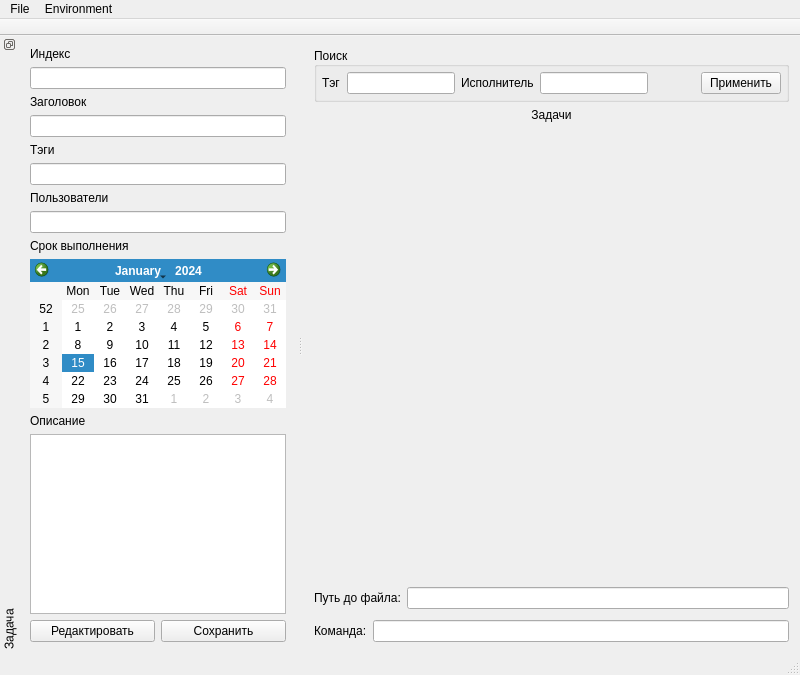
<?xml version="1.0" encoding="UTF-8"?>
<ui version="4.0">
 <class>MainWindow</class>
 <widget class="QMainWindow" name="MainWindow">
  <property name="geometry">
   <rect>
    <x>0</x>
    <y>0</y>
    <width>800</width>
    <height>675</height>
   </rect>
  </property>
  <property name="windowTitle">
   <string>TasksForge</string>
  </property>
  <widget class="QWidget" name="centralWidget">
   <layout class="QGridLayout" name="gridLayout">
    <item row="3" column="0">
     <widget class="QFrame" name="commandLineFrame">
      <property name="frameShape">
       <enum>QFrame::NoFrame</enum>
      </property>
      <property name="frameShadow">
       <enum>QFrame::Raised</enum>
      </property>
      <layout class="QHBoxLayout" name="horizontalLayout_3">
       <property name="leftMargin">
        <number>0</number>
       </property>
       <property name="topMargin">
        <number>0</number>
       </property>
       <property name="rightMargin">
        <number>0</number>
       </property>
       <property name="bottomMargin">
        <number>0</number>
       </property>
       <item>
        <widget class="QLabel" name="commandLineLabel">
         <property name="text">
          <string>Команда:</string>
         </property>
        </widget>
       </item>
       <item>
        <widget class="QLineEdit" name="commandLineLineEdit"/>
       </item>
      </layout>
     </widget>
    </item>
    <item row="2" column="0">
     <widget class="QFrame" name="filePathFrame">
      <property name="sizePolicy">
       <sizepolicy hsizetype="Preferred" vsizetype="Preferred">
        <horstretch>3</horstretch>
        <verstretch>0</verstretch>
       </sizepolicy>
      </property>
      <property name="frameShape">
       <enum>QFrame::NoFrame</enum>
      </property>
      <property name="frameShadow">
       <enum>QFrame::Raised</enum>
      </property>
      <layout class="QHBoxLayout" name="horizontalLayout">
       <property name="leftMargin">
        <number>0</number>
       </property>
       <property name="topMargin">
        <number>5</number>
       </property>
       <property name="rightMargin">
        <number>0</number>
       </property>
       <property name="bottomMargin">
        <number>5</number>
       </property>
       <item>
        <widget class="QLabel" name="filePathLabel">
         <property name="text">
          <string>Путь до файла:</string>
         </property>
        </widget>
       </item>
       <item>
        <widget class="QLineEdit" name="filePathLineEdit">
         <property name="readOnly">
          <bool>true</bool>
         </property>
        </widget>
       </item>
      </layout>
     </widget>
    </item>
    <item row="0" column="0">
     <widget class="QGroupBox" name="actionsGroupBox">
      <property name="sizePolicy">
       <sizepolicy hsizetype="Preferred" vsizetype="Preferred">
        <horstretch>3</horstretch>
        <verstretch>0</verstretch>
       </sizepolicy>
      </property>
      <property name="title">
       <string>Поиск</string>
      </property>
      <property name="alignment">
       <set>Qt::AlignLeading|Qt::AlignLeft|Qt::AlignVCenter</set>
      </property>
      <property name="flat">
       <bool>false</bool>
      </property>
      <layout class="QHBoxLayout" name="horizontalLayout_2">
       <property name="leftMargin">
        <number>5</number>
       </property>
       <property name="topMargin">
        <number>5</number>
       </property>
       <property name="rightMargin">
        <number>5</number>
       </property>
       <property name="bottomMargin">
        <number>5</number>
       </property>
       <item>
        <widget class="QLabel" name="filterByTagLabel">
         <property name="text">
          <string>Тэг</string>
         </property>
        </widget>
       </item>
       <item>
        <widget class="QLineEdit" name="filterByTagLineEdit"/>
       </item>
       <item>
        <widget class="QLabel" name="filterByUserLabel">
         <property name="text">
          <string>Исполнитель</string>
         </property>
        </widget>
       </item>
       <item>
        <widget class="QLineEdit" name="filterByUserLineEdit"/>
       </item>
       <item>
        <spacer name="horizontalSpacer">
         <property name="orientation">
          <enum>Qt::Horizontal</enum>
         </property>
         <property name="sizeHint" stdset="0">
          <size>
           <width>13</width>
           <height>20</height>
          </size>
         </property>
        </spacer>
       </item>
       <item>
        <widget class="QPushButton" name="acceptFiltersPushButton">
         <property name="text">
          <string>Применить</string>
         </property>
        </widget>
       </item>
      </layout>
     </widget>
    </item>
    <item row="1" column="0">
     <widget class="QFrame" name="taskContainerFrame">
      <property name="sizePolicy">
       <sizepolicy hsizetype="Preferred" vsizetype="Preferred">
        <horstretch>3</horstretch>
        <verstretch>0</verstretch>
       </sizepolicy>
      </property>
      <property name="frameShape">
       <enum>QFrame::NoFrame</enum>
      </property>
      <property name="frameShadow">
       <enum>QFrame::Raised</enum>
      </property>
      <layout class="QGridLayout" name="gridLayout_3">
       <property name="leftMargin">
        <number>0</number>
       </property>
       <property name="topMargin">
        <number>0</number>
       </property>
       <property name="rightMargin">
        <number>0</number>
       </property>
       <property name="bottomMargin">
        <number>0</number>
       </property>
       <item row="0" column="0" colspan="2">
        <widget class="QLabel" name="taskContainerLabel">
         <property name="text">
          <string>Задачи</string>
         </property>
         <property name="alignment">
          <set>Qt::AlignCenter</set>
         </property>
        </widget>
       </item>
       <item row="1" column="0">
        <widget class="QScrollArea" name="scrollArea">
         <property name="frameShape">
          <enum>QFrame::NoFrame</enum>
         </property>
         <property name="widgetResizable">
          <bool>true</bool>
         </property>
         <widget class="QWidget" name="scrollAreaWidgetContents">
          <property name="geometry">
           <rect>
            <x>0</x>
            <y>0</y>
            <width>415</width>
            <height>431</height>
           </rect>
          </property>
          <layout class="QGridLayout" name="gridLayout_5">
           <property name="leftMargin">
            <number>0</number>
           </property>
           <property name="topMargin">
            <number>0</number>
           </property>
           <property name="rightMargin">
            <number>0</number>
           </property>
           <property name="bottomMargin">
            <number>0</number>
           </property>
           <item row="0" column="0">
            <widget class="QWidget" name="tasksContainerWidget" native="true">
             <property name="sizePolicy">
              <sizepolicy hsizetype="Preferred" vsizetype="Preferred">
               <horstretch>0</horstretch>
               <verstretch>1</verstretch>
              </sizepolicy>
             </property>
             <layout class="QGridLayout" name="gridLayout_4">
              <property name="leftMargin">
               <number>0</number>
              </property>
              <property name="topMargin">
               <number>0</number>
              </property>
              <property name="rightMargin">
               <number>0</number>
              </property>
              <property name="bottomMargin">
               <number>0</number>
              </property>
              <item row="1" column="0">
               <layout class="QHBoxLayout" name="tasksContainerHorizontalLayout">
                <property name="sizeConstraint">
                 <enum>QLayout::SetDefaultConstraint</enum>
                </property>
                <property name="leftMargin">
                 <number>5</number>
                </property>
                <property name="topMargin">
                 <number>5</number>
                </property>
                <property name="rightMargin">
                 <number>5</number>
                </property>
                <property name="bottomMargin">
                 <number>5</number>
                </property>
               </layout>
              </item>
              <item row="0" column="0">
               <layout class="QHBoxLayout" name="statusesLabelsHorizontalLayout">
                <property name="leftMargin">
                 <number>5</number>
                </property>
                <property name="topMargin">
                 <number>5</number>
                </property>
                <property name="rightMargin">
                 <number>5</number>
                </property>
                <property name="bottomMargin">
                 <number>5</number>
                </property>
               </layout>
              </item>
             </layout>
            </widget>
           </item>
          </layout>
         </widget>
        </widget>
       </item>
      </layout>
     </widget>
    </item>
   </layout>
  </widget>
  <widget class="QMenuBar" name="menuBar">
   <property name="geometry">
    <rect>
     <x>0</x>
     <y>0</y>
     <width>800</width>
     <height>22</height>
    </rect>
   </property>
   <widget class="QMenu" name="menu">
    <property name="title">
     <string>File</string>
    </property>
    <addaction name="actionInitializeRepository"/>
    <addaction name="actionOpenRepository"/>
    <addaction name="actionAddTask"/>
    <addaction name="actionDeleteTask"/>
    <addaction name="actionArchive_Task_By_Status"/>
   </widget>
   <widget class="QMenu" name="menuEnvironment">
    <property name="title">
     <string>Environment</string>
    </property>
    <addaction name="actionSettings"/>
   </widget>
   <addaction name="menu"/>
   <addaction name="menuEnvironment"/>
  </widget>
  <widget class="QToolBar" name="mainToolBar">
   <property name="movable">
    <bool>false</bool>
   </property>
   <property name="allowedAreas">
    <set>Qt::AllToolBarAreas</set>
   </property>
   <property name="orientation">
    <enum>Qt::Horizontal</enum>
   </property>
   <property name="floatable">
    <bool>false</bool>
   </property>
   <attribute name="toolBarArea">
    <enum>TopToolBarArea</enum>
   </attribute>
   <attribute name="toolBarBreak">
    <bool>false</bool>
   </attribute>
  </widget>
  <widget class="QStatusBar" name="statusBar"/>
  <widget class="QDockWidget" name="currentTaskDockWidget">
   <property name="sizePolicy">
    <sizepolicy hsizetype="Preferred" vsizetype="Preferred">
     <horstretch>1</horstretch>
     <verstretch>0</verstretch>
    </sizepolicy>
   </property>
   <property name="floating">
    <bool>false</bool>
   </property>
   <property name="features">
    <set>QDockWidget::DockWidgetFloatable|QDockWidget::DockWidgetMovable|QDockWidget::DockWidgetVerticalTitleBar</set>
   </property>
   <property name="allowedAreas">
    <set>Qt::AllDockWidgetAreas</set>
   </property>
   <property name="windowTitle">
    <string>Задача</string>
   </property>
   <attribute name="dockWidgetArea">
    <number>1</number>
   </attribute>
   <widget class="QWidget" name="dockWidgetContents_2">
    <layout class="QGridLayout" name="gridLayout_2">
     <item row="0" column="0" colspan="2">
      <widget class="QFrame" name="taskInformationFrame">
       <property name="sizePolicy">
        <sizepolicy hsizetype="Preferred" vsizetype="Preferred">
         <horstretch>0</horstretch>
         <verstretch>1</verstretch>
        </sizepolicy>
       </property>
       <property name="frameShape">
        <enum>QFrame::NoFrame</enum>
       </property>
       <property name="frameShadow">
        <enum>QFrame::Raised</enum>
       </property>
       <layout class="QVBoxLayout" name="verticalLayout">
        <property name="leftMargin">
         <number>0</number>
        </property>
        <property name="topMargin">
         <number>0</number>
        </property>
        <property name="rightMargin">
         <number>0</number>
        </property>
        <property name="bottomMargin">
         <number>0</number>
        </property>
        <item>
         <widget class="QLabel" name="currentTaskIndexLabel">
          <property name="text">
           <string>Индекс</string>
          </property>
         </widget>
        </item>
        <item>
         <widget class="QLineEdit" name="currentTaskIndexLineEdit">
          <property name="readOnly">
           <bool>true</bool>
          </property>
         </widget>
        </item>
        <item>
         <widget class="QLabel" name="currentTaskTitleLabel">
          <property name="text">
           <string>Заголовок</string>
          </property>
         </widget>
        </item>
        <item>
         <widget class="QLineEdit" name="currentTaskTitleLineEdit">
          <property name="readOnly">
           <bool>true</bool>
          </property>
         </widget>
        </item>
        <item>
         <widget class="QLabel" name="currentTaskTagsLabel">
          <property name="text">
           <string>Тэги</string>
          </property>
         </widget>
        </item>
        <item>
         <widget class="QLineEdit" name="currentTaskTagsLineEdit"/>
        </item>
        <item>
         <widget class="QLabel" name="currentTaskUsersLabel">
          <property name="text">
           <string>Пользователи</string>
          </property>
         </widget>
        </item>
        <item>
         <widget class="QLineEdit" name="currentTaskUsersLineEdit"/>
        </item>
        <item>
         <widget class="QLabel" name="currentTaskDateLabel">
          <property name="text">
           <string>Срок выполнения</string>
          </property>
         </widget>
        </item>
        <item>
         <widget class="QCalendarWidget" name="currentTaskDateCalendarWidget"/>
        </item>
       </layout>
      </widget>
     </item>
     <item row="3" column="1">
      <widget class="QPushButton" name="saveTaskPushButton">
       <property name="text">
        <string>Сохранить</string>
       </property>
      </widget>
     </item>
     <item row="1" column="0" colspan="2">
      <widget class="QLabel" name="currentTaskDescriptionLabel">
       <property name="text">
        <string>Описание</string>
       </property>
      </widget>
     </item>
     <item row="3" column="0">
      <widget class="QPushButton" name="editTaskPushButton">
       <property name="text">
        <string>Редактировать</string>
       </property>
      </widget>
     </item>
     <item row="2" column="0" colspan="2">
      <widget class="QPlainTextEdit" name="currentTaskDescriptionPlainTextEdit">
       <property name="sizePolicy">
        <sizepolicy hsizetype="Expanding" vsizetype="Expanding">
         <horstretch>0</horstretch>
         <verstretch>2</verstretch>
        </sizepolicy>
       </property>
       <property name="readOnly">
        <bool>true</bool>
       </property>
      </widget>
     </item>
    </layout>
   </widget>
  </widget>
  <action name="actionInitializeRepository">
   <property name="icon">
    <iconset resource="resources/resources.qrc">
     <normaloff>:/images/aist/images/aist/add_file.png</normaloff>:/images/aist/images/aist/add_file.png</iconset>
   </property>
   <property name="text">
    <string>Initialize Repository</string>
   </property>
  </action>
  <action name="actionAddTask">
   <property name="icon">
    <iconset resource="resources/resources.qrc">
     <normaloff>:/images/aist/images/aist/point_add.png</normaloff>:/images/aist/images/aist/point_add.png</iconset>
   </property>
   <property name="text">
    <string>Add Task</string>
   </property>
  </action>
  <action name="actionDeleteTask">
   <property name="icon">
    <iconset resource="resources/resources.qrc">
     <normaloff>:/images/aist/images/aist/point_remove.png</normaloff>:/images/aist/images/aist/point_remove.png</iconset>
   </property>
   <property name="text">
    <string>Delete Task</string>
   </property>
  </action>
  <action name="actionOpenRepository">
   <property name="icon">
    <iconset resource="resources/resources.qrc">
     <normaloff>:/images/aist/images/aist/open.png</normaloff>:/images/aist/images/aist/open.png</iconset>
   </property>
   <property name="text">
    <string>Open Repository</string>
   </property>
  </action>
  <action name="actionSettings">
   <property name="icon">
    <iconset resource="resources/resources.qrc">
     <normaloff>:/images/aist/images/aist/gear.png</normaloff>:/images/aist/images/aist/gear.png</iconset>
   </property>
   <property name="text">
    <string>Settings</string>
   </property>
  </action>
  <action name="actionArchive_Task_By_Status">
   <property name="text">
    <string>Archive</string>
   </property>
  </action>
 </widget>
 <layoutdefault spacing="6" margin="11"/>
 <resources>
  <include location="resources/resources.qrc"/>
 </resources>
 <connections/>
</ui>
